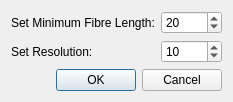
<?xml version="1.0" encoding="UTF-8"?>
<ui version="4.0">
 <class>Dialog_Fibre</class>
 <widget class="QDialog" name="Dialog_Fibre">
  <property name="geometry">
   <rect>
    <x>0</x>
    <y>0</y>
    <width>213</width>
    <height>99</height>
   </rect>
  </property>
  <property name="windowTitle">
   <string>Select Display Parameters</string>
  </property>
  <layout class="QGridLayout" name="gridLayout_3">
   <item row="0" column="0">
    <layout class="QGridLayout" name="gridLayout_2">
     <item row="0" column="0">
      <layout class="QGridLayout" name="gridLayout">
       <item row="0" column="0">
        <widget class="QLabel" name="label">
         <property name="text">
          <string>Set Minimum Fibre Length:</string>
         </property>
        </widget>
       </item>
       <item row="0" column="1">
        <widget class="QSpinBox" name="fiblen">
         <property name="maximum">
          <number>20000</number>
         </property>
         <property name="value">
          <number>20</number>
         </property>
        </widget>
       </item>
       <item row="1" column="0">
        <widget class="QLabel" name="label_2">
         <property name="text">
          <string>Set Resolution:</string>
         </property>
        </widget>
       </item>
       <item row="1" column="1">
        <widget class="QSpinBox" name="Skip">
         <property name="maximum">
          <number>100</number>
         </property>
         <property name="value">
          <number>10</number>
         </property>
        </widget>
       </item>
      </layout>
     </item>
     <item row="1" column="0">
      <widget class="QDialogButtonBox" name="okfibre">
       <property name="orientation">
        <enum>Qt::Horizontal</enum>
       </property>
       <property name="standardButtons">
        <set>QDialogButtonBox::Cancel|QDialogButtonBox::Ok</set>
       </property>
      </widget>
     </item>
    </layout>
   </item>
  </layout>
 </widget>
 <resources/>
 <connections>
  <connection>
   <sender>okfibre</sender>
   <signal>accepted()</signal>
   <receiver>Dialog_Fibre</receiver>
   <slot>accept()</slot>
   <hints>
    <hint type="sourcelabel">
     <x>248</x>
     <y>254</y>
    </hint>
    <hint type="destinationlabel">
     <x>157</x>
     <y>274</y>
    </hint>
   </hints>
  </connection>
  <connection>
   <sender>okfibre</sender>
   <signal>rejected()</signal>
   <receiver>Dialog_Fibre</receiver>
   <slot>reject()</slot>
   <hints>
    <hint type="sourcelabel">
     <x>316</x>
     <y>260</y>
    </hint>
    <hint type="destinationlabel">
     <x>286</x>
     <y>274</y>
    </hint>
   </hints>
  </connection>
 </connections>
</ui>
